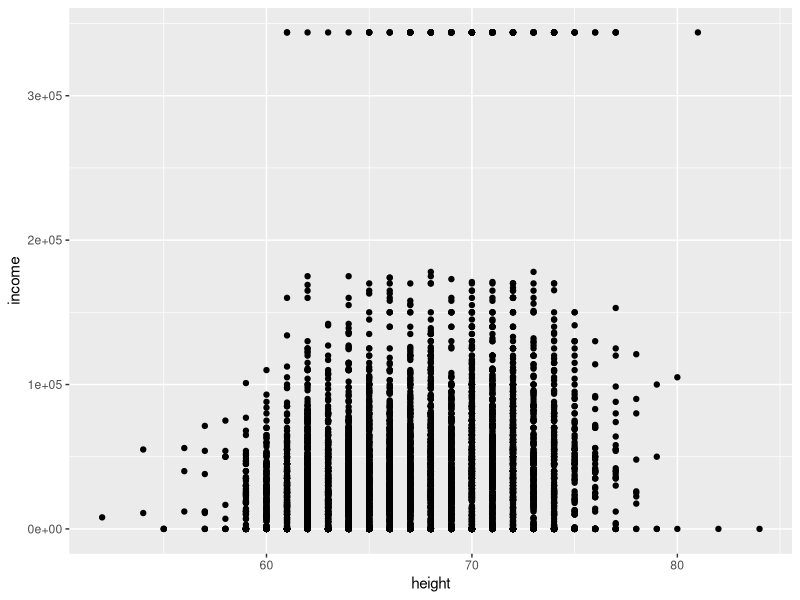
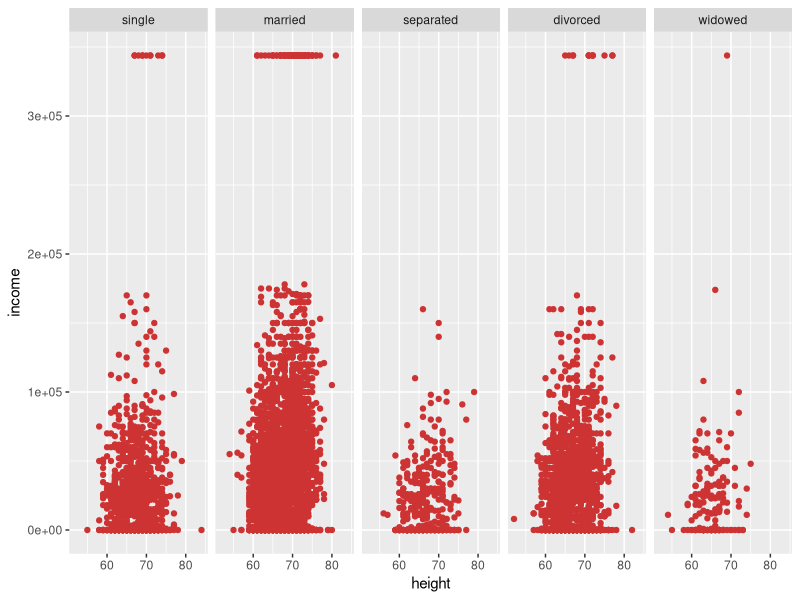
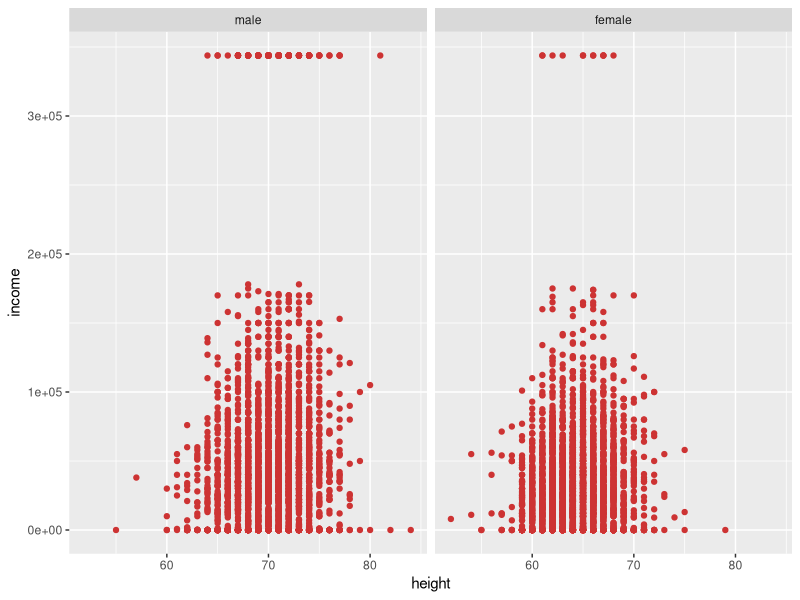
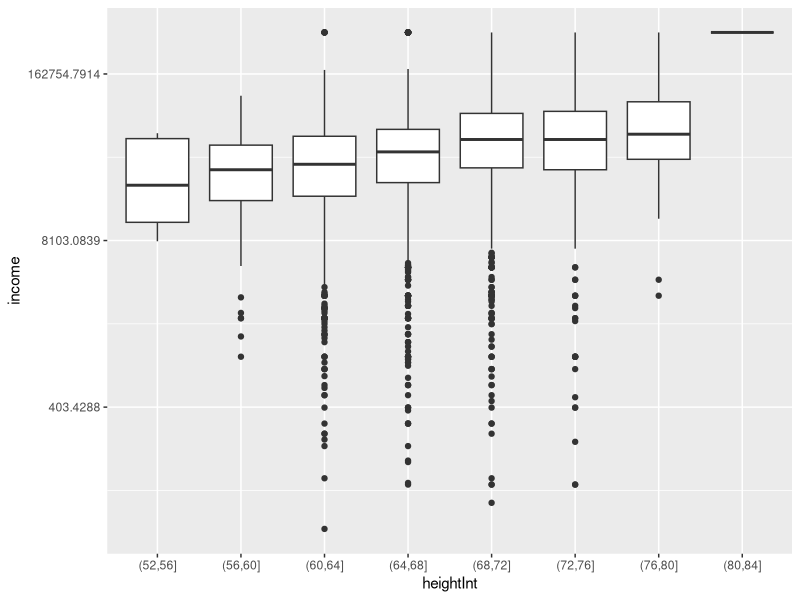
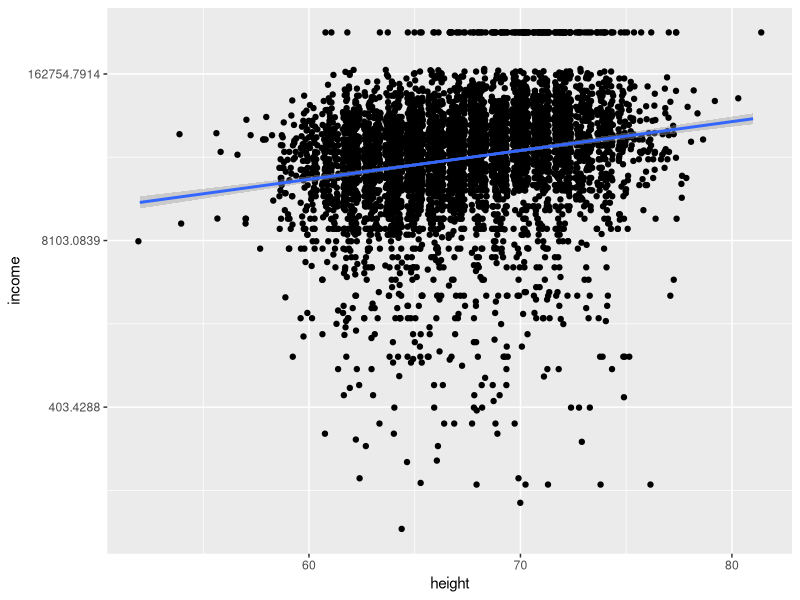
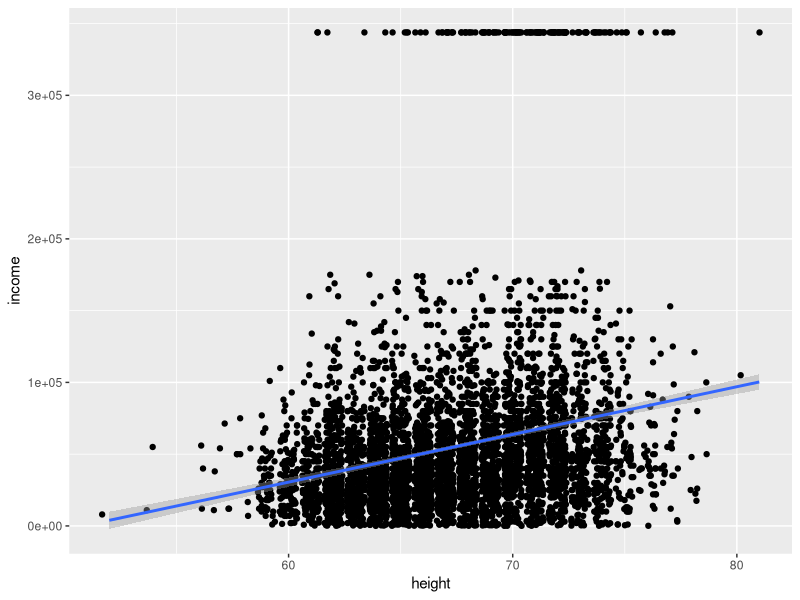

Generate these figures, in order, with R:
## ---- chunk 1
library(modelr)
library(knitr)
library(ggplot2)
## ---- chunk 2
heights$heightInt <-cut(heights$height, breaks = 8)
kable(summary(heights[,1:4]))
## ---- chunk 3
kable(summary(heights[,5:9]))
## ---- chunk 4
ggplot(heights, mapping =aes(x = height, y = income))+
    geom_point()
## ---- chunk 5
ggplot(heights, mapping =aes(x = height, y = income))+
    geom_point(color = "brown3")+
    facet_grid(~ marital)
## ---- chunk 6
ggplot(heights, mapping =aes(x = height, y = income))+
    geom_point(color = "brown3")+
    facet_grid(~ sex)
## ---- chunk 7
heightsPosInc <-subset(heights, income>0)
ggplot(heightsPosInc, mapping =aes(x = heightInt, y = income))+
    scale_y_continuous(trans = scales::log_trans())+
    geom_boxplot()
## ---- chunk 8
heightsPosInc <-subset(heights, income>0)
ggplot(heightsPosInc, mapping =aes(x = height, y = income))+
    scale_y_continuous(trans = scales::log_trans())+
    geom_point(position = "jitter")+
    geom_smooth(method = "lm")
## ---- chunk 9
heightsPosInc <-subset(heights, income>0)
ggplot(heightsPosInc, mapping =aes(x = height, y = income))+
    geom_point(position = "jitter")+
    geom_smooth(method = "lm")
## ---- chunk 10
summary(lm(income~height, data = heights))
